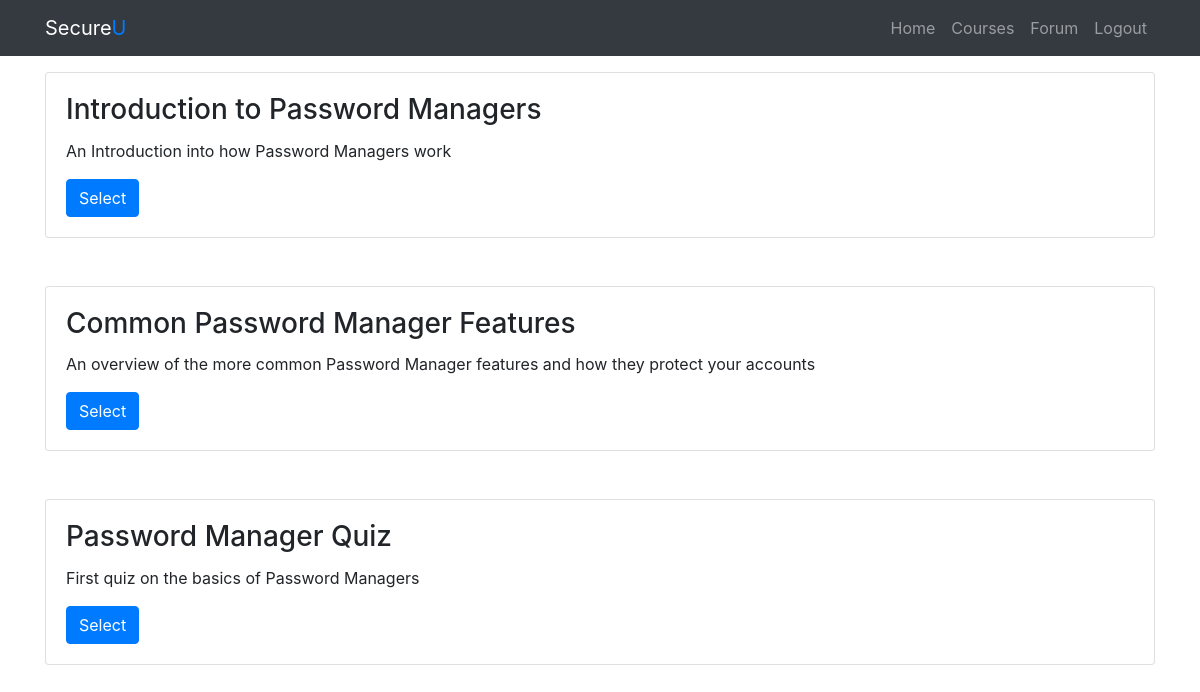
Page /units.php?course_id=5 (signed in) on the committed database.
### tables this page shows
CREATE TABLE `units` (
  `unit_id` int(11) NOT NULL,
  `unit_name` varchar(50) NOT NULL,
  `unit_num` int(11) NOT NULL,
  `unit_desc` varchar(300) NOT NULL,
  `course_id` int(11) NOT NULL,
  `user_id` int(11) NOT NULL
);

### units.php (the view, shortened to what this page needs)
<?php
if (isset($_GET["course_id"])) {
    $course_id = $_GET["course_id"];
} else {
    echo "No course selected";
    exit();
}
include "header.php";
?>
<?php include "navbar.php"; ?>
<div class="container">
    <?php
    require "db_connect.php";
    $sql = "SELECT * FROM units WHERE course_id=$course_id ORDER BY unit_num ASC";
    $result = mysqli_query($conn, $sql);
    if (mysqli_num_rows($result) > 0) {
        while ($row = mysqli_fetch_assoc($result)) {
            $unit_id = $row["unit_id"];
            $unit_name = $row["unit_name"];
            $unit_desc = $row["unit_desc"];
            $unit_link = "content.php?course_id=$course_id&unit_id=$unit_id";
            ?>
    <div class="card">
        <div class="card-body ">
            <h3 class="card-title"><?php echo $unit_name; ?></h3>
            <p class="card-text"> <?php echo $unit_desc; ?></p>
            <a class="btn btn-primary" href="<?php echo $unit_link; ?>">Select</a>
        </div>
    </div>
    <br>
    <br>
    <?php
        }
    } else {
        echo "0 results";
    }
    ?>
</div>

### rows in the picture
units: unit_name "Introduction to Password Managers", unit_desc "An Introduction into how Password Managers work"
units: unit_name "Common Password Manager Features", unit_desc "An overview of the more common Password Manager features and how they protect your accounts"
units: unit_name "Password Manager Quiz", unit_desc "First quiz on the basics of Password Managers"
